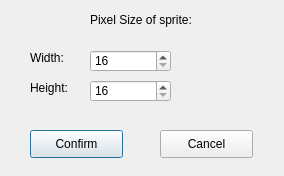
<?xml version="1.0" encoding="UTF-8"?>
<ui version="4.0">
 <class>NewSpriteWindow</class>
 <widget class="QDialog" name="NewSpriteWindow">
  <property name="geometry">
   <rect>
    <x>0</x>
    <y>0</y>
    <width>284</width>
    <height>176</height>
   </rect>
  </property>
  <property name="windowTitle">
   <string>Dialog</string>
  </property>
  <widget class="QLabel" name="widthLabel">
   <property name="geometry">
    <rect>
     <x>30</x>
     <y>50</y>
     <width>55</width>
     <height>16</height>
    </rect>
   </property>
   <property name="text">
    <string>Width:</string>
   </property>
  </widget>
  <widget class="QLabel" name="heightLabel">
   <property name="geometry">
    <rect>
     <x>30</x>
     <y>80</y>
     <width>55</width>
     <height>16</height>
    </rect>
   </property>
   <property name="text">
    <string>Height:</string>
   </property>
  </widget>
  <widget class="QLabel" name="setPixelTitle">
   <property name="geometry">
    <rect>
     <x>90</x>
     <y>10</y>
     <width>141</width>
     <height>20</height>
    </rect>
   </property>
   <property name="text">
    <string>Pixel Size of sprite:</string>
   </property>
  </widget>
  <widget class="QSpinBox" name="widthChanger">
   <property name="geometry">
    <rect>
     <x>90</x>
     <y>50</y>
     <width>81</width>
     <height>22</height>
    </rect>
   </property>
   <property name="minimum">
    <number>16</number>
   </property>
   <property name="maximum">
    <number>1024</number>
   </property>
   <property name="singleStep">
    <number>16</number>
   </property>
   <property name="displayIntegerBase">
    <number>10</number>
   </property>
  </widget>
  <widget class="QSpinBox" name="heightChanger">
   <property name="geometry">
    <rect>
     <x>90</x>
     <y>80</y>
     <width>81</width>
     <height>22</height>
    </rect>
   </property>
   <property name="minimum">
    <number>16</number>
   </property>
   <property name="maximum">
    <number>1024</number>
   </property>
   <property name="singleStep">
    <number>16</number>
   </property>
  </widget>
  <widget class="QPushButton" name="confirmButton">
   <property name="geometry">
    <rect>
     <x>30</x>
     <y>130</y>
     <width>93</width>
     <height>28</height>
    </rect>
   </property>
   <property name="text">
    <string>Confirm</string>
   </property>
  </widget>
  <widget class="QPushButton" name="cancelButton">
   <property name="geometry">
    <rect>
     <x>160</x>
     <y>130</y>
     <width>93</width>
     <height>28</height>
    </rect>
   </property>
   <property name="text">
    <string>Cancel</string>
   </property>
  </widget>
 </widget>
 <resources/>
 <connections/>
</ui>
